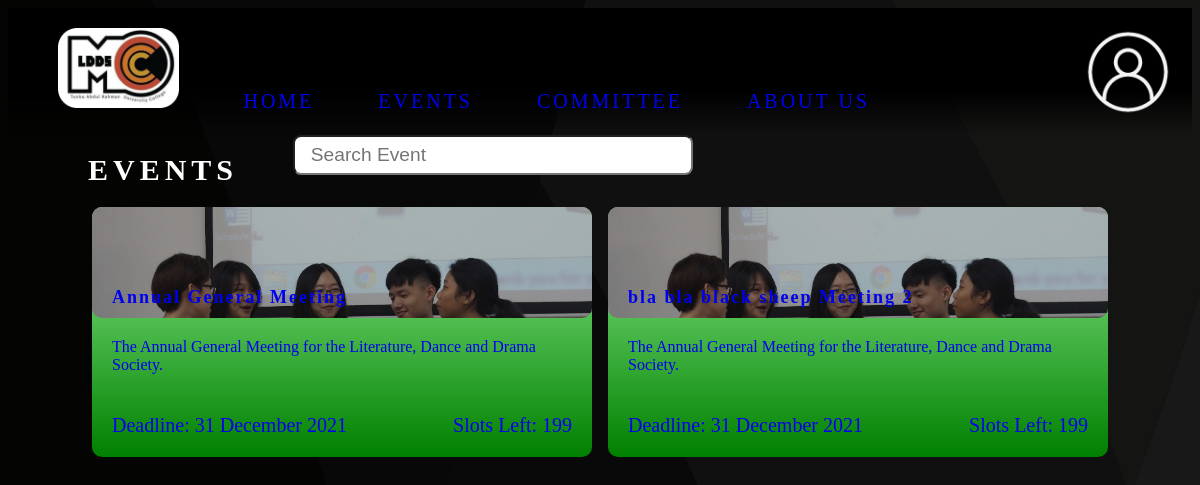
The page /events/index.php on the database its author committed.
### tables this page shows
CREATE TABLE `event` (
  `id` int(11) NOT NULL,
  `name` varchar(45) NOT NULL,
  `description` varchar(250) NOT NULL,
  `date` date NOT NULL,
  `start_time` time NOT NULL,
  `end_time` time NOT NULL,
  `venue` varchar(20) NOT NULL,
  `capacity` int(11) NOT NULL,
  `deadline` date NOT NULL,
  `person_in_charge` varchar(10) NOT NULL
);

### events/index.php (the view, shortened to what this page needs)
<?php
require_once('../banner.php');
?>
<!DOCTYPE html>
<html lang="en">
    <head>
        <link rel="stylesheet" href="https://code.getmdl.io/1.3.0/material.grey-orange.min.css" />
        <link rel="stylesheet" href="/wst-ldds/style/main.css">
        <link rel="stylesheet" href="/wst-ldds/style/events.css">
    </head>
    <body>
        <div class="content">
            <h1>Events</h1>
            <input type="text" class ="event-searchbox" id="event-searchbox" placeholder="Search Event" oninput="search(this)">
            <div class="events-list">
            <?php
                require_once("./../config/conn.php");
                $query = $conn->prepare("SELECT * FROM event;");
                $query->execute();
                $result = $query -> get_result();
                if ($result->num_rows > 0) {
                    while ($row = $result->fetch_assoc()) {
                        $query2 = $conn->prepare("SELECT COUNT(*) AS slots_taken FROM event_registration WHERE event_id=?");
                        $query2->bind_param("s", $row['id']);
                        $query2->execute();
                        $registrationResult = $query2->get_result();
                        $slotsTaken = $registrationResult->fetch_assoc()['slots_taken'];
                        echo '<a class="event-box" href="/wst-ldds/event/'.$row['id'].'">
                                <h3>'.$row['name'].'</h3>
                                <div class="desc">'.$row['description'].'</div>
                                <div class="deadline">Deadline: '.date("d F Y", strtotime($row['deadline'])).'</div>
                                <div class="slots-left">Slots Left: '.($row['capacity'] - $slotsTaken).'</div>
                            </a>';
                    }
                } else {
                }
             ?>
            </div>
        </div>
    </body>
</html>

### style/main.css (style rules this page uses)
body { background: url('./images/bg.svg') fixed; background-size: cover; overflow-x: hidden; overflow-y: overlay; }
.content { padding: 0 80px; color: white; }
.content h1 { font-size: 30px; text-transform: uppercase; letter-spacing: 5px; }
.deadline { left: 0px; }

### style/events.css (style rules this page uses)
.event-searchbox, .event-searchbox input:focus { margin: -4.5rem 12.8rem; width: 25rem; height: 2.5rem; border-radius: 0.5rem; outline: none; padding-left: 1rem; font-size: 1.2rem; }
.events-list { display: flex; flex-wrap: wrap; gap: 1rem; justify-content: center; }
.event-box { border-radius: 10px; text-decoration: none; background: linear-gradient(to bottom, lightgreen, green); width: 500px; transition: box-shadow .2s; }
.event-box > h3 { border-radius: 10px; font-size: 1.5vw; letter-spacing: 2px; padding: 80px 20px 10px 20px; margin: 0; background: url('/wst-ldds/style/images/carousel/JLC.jpg'); background-size: cover; background-repeat: no-repeat; box-shadow: inset 0 0 0 1000px rgba(0,0,0,.2); }
.event-box > .desc { padding: 20px; }
.event-box > .deadline, .event-box > .slots-left { display: inline-block; padding: 20px; font-size: 20px; }
.event-box > .slots-left { float: right; }

### rows shown on the page
event: name "Annual General Meeting", description "The Annual General Meeting for the Literature, Dance and Drama Society.", deadline "31 December 2021", capacity "199"
event: name "bla bla black sheep Meeting 2", description "The Annual General Meeting for the Literature, Dance and Drama Society.", deadline "31 December 2021", capacity "199"
